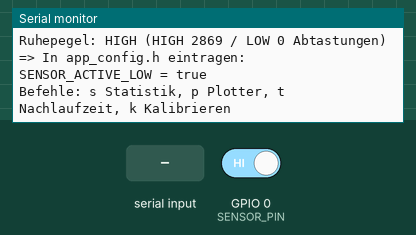
A sketch run on a simulated ESP32-C3. Shown: the last lines printed to the serial monitor. The inputs (shaded band) are chosen by the test bench; at power-on: GPIO 0 (SENSOR_PIN) HIGH.

Above: at 5.7 s.
5.8 s: GPIO 0 (SENSOR_PIN) driven LOW
At 7.3 s:
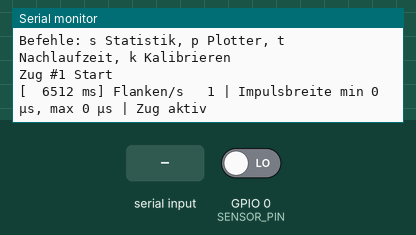
8.0 s: "p" received over Serial
At 8.8 s:
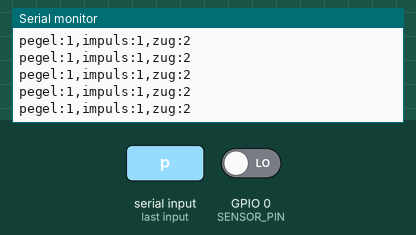
9.9 s: "t" received over Serial
12.3 s: GPIO 0 (SENSOR_PIN) driven HIGH
At 13.0 s:
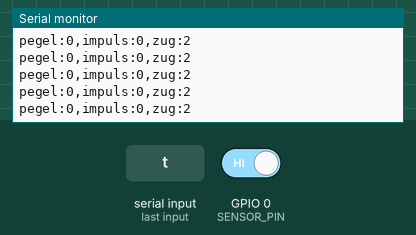
15.2 s: "p" received over Serial
At 16.4 s:
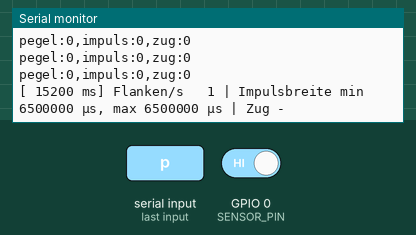
16.7 s: GPIO 0 (SENSOR_PIN) driven LOW
At 18.0 s:
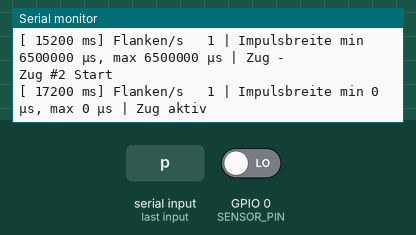
Timing chart, 0 to 19.7 s (numbered marks = the images above; inputs shaded):
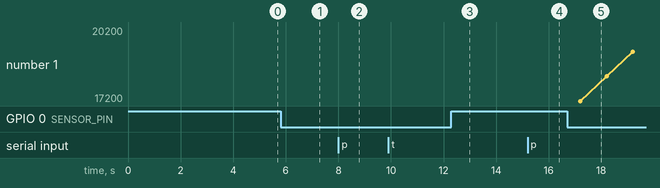

Measured:
- after the input at 5.8 s, the serial monitor: prints a new line at once (image 1)
- after the input at 8.0 s, the serial monitor: prints a new line at once (image 2)
- after the input at 12.3 s, the serial monitor: prints a new line at once (image 3)
- after the input at 15.2 s, the serial monitor: prints a new line at once (image 4)
- after the input at 16.7 s, the serial monitor: prints a new line at once (image 5)

The sketch:

B0_SensorTest.ino
```cpp
// B0 – Sensortest SW-420 (Wegwerfcode, nicht Teil der Firmware)
//
// Prüft: Ruhepegel / Polarität (T-HW-04), Impulsbreiten, und ob Züge durch das
// Glas überhaupt erkannt werden (R-02). Die Zugerkennung entspricht dem Plan
// (04 §4): Latch in der ISR, Auswertung alle 10 ms, Zugende nach TAIL_MS ohne Impuls.
//
// Bedienung über den seriellen Monitor (115200 Baud, Zeilenende egal):
//   s  1-s-Statistik ein/aus (Flanken, Pegel, Impulsbreiten)
//   p  Plotter-Ausgabe ein/aus (für den seriellen Plotter, alle 10 ms)
//   t  Nachlaufzeit umschalten: 500 / 1000 / 1500 / 2000 ms
//   k  Ruhepegel neu kalibrieren (Sensor 3 s nicht berühren)

#include <Arduino.h>

constexpr uint8_t  SENSOR_PIN     = 0;      // GPIO0, siehe 02 §2
constexpr uint32_t EVAL_MS        = 10;
constexpr uint32_t CALIB_MS       = 3000;
constexpr uint32_t STUCK_MS       = 5000;
constexpr uint32_t MAX_PULL_MS    = 60000;
constexpr uint32_t TAIL_OPTIONS[] = {500, 1000, 1500, 2000};

volatile bool     activeLevel   = LOW;      // wird kalibriert
volatile bool     latch         = false;
volatile uint32_t edgeCount     = 0;
volatile uint32_t activeSinceUs = 0;
volatile bool     inPulse       = false;
volatile uint32_t minPulseUs    = UINT32_MAX;
volatile uint32_t maxPulseUs    = 0;

uint8_t  tailIdx   = 1;
bool     showStats = true;
bool     showPlot  = false;

enum class State { Idle, Active };
State    state       = State::Idle;
uint32_t pullStart   = 0;
uint32_t lastPulse   = 0;
uint32_t pullEdges0  = 0;
uint32_t pullNo      = 0;
bool     waitQuiet   = false;   // nach Maximaldauer erst Ruhe abwarten
uint32_t nextEval    = 0;
uint32_t nextStats   = 0;
uint32_t statEdges0  = 0;
uint32_t activeSince = 0;       // Dauer-aktiv-Erkennung
bool     stuckWarned = false;

void IRAM_ATTR onSensorChange() {
  const uint32_t t = micros();
  const bool lvl = digitalRead(SENSOR_PIN);
  edgeCount++;
  if (lvl == activeLevel) {
    latch = true;
    inPulse = true;
    activeSinceUs = t;
  } else if (inPulse) {
    const uint32_t w = t - activeSinceUs;
    if (w < minPulseUs) minPulseUs = w;
    if (w > maxPulseUs) maxPulseUs = w;
    inPulse = false;
  }
}

void calibrate() {
  detachInterrupt(digitalPinToInterrupt(SENSOR_PIN));
  Serial.println(F("\nKalibrierung: Sensor 3 s nicht berühren ..."));
  uint32_t high = 0, low = 0;
  const uint32_t t0 = millis();
  while ((uint32_t)(millis() - t0) < CALIB_MS) {
    if (digitalRead(SENSOR_PIN)) high++; else low++;
    delay(1);
  }
  const bool idleHigh = high >= low;
  activeLevel = idleHigh ? LOW : HIGH;
  Serial.printf("Ruhepegel: %s (HIGH %lu / LOW %lu Abtastungen)\n",
                idleHigh ? "HIGH" : "LOW", (unsigned long)high, (unsigned long)low);
  Serial.printf("=> In app_config.h eintragen: SENSOR_ACTIVE_LOW = %s\n",
                idleHigh ? "true" : "false");
  if (high && low) {
    Serial.println(F("Hinweis: Pegel hat in der Ruhe gewechselt. Poti am SW-420 etwas unempfindlicher drehen."));
  }
  noInterrupts();
  latch = false; inPulse = false; minPulseUs = UINT32_MAX; maxPulseUs = 0;
  interrupts();
  attachInterrupt(digitalPinToInterrupt(SENSOR_PIN), onSensorChange, CHANGE);
  state = State::Idle;
  waitQuiet = false;
}

void handleSerial() {
  while (Serial.available()) {
    switch (Serial.read()) {
      case 's': showStats = !showStats; break;
      case 'p': showPlot = !showPlot; break;
      case 't':
        tailIdx = (tailIdx + 1) % (sizeof(TAIL_OPTIONS) / sizeof(TAIL_OPTIONS[0]));
        Serial.printf("Nachlaufzeit: %lu ms\n", (unsigned long)TAIL_OPTIONS[tailIdx]);
        break;
      case 'k': calibrate(); break;
      default: break;
    }
  }
}

void endPull(uint32_t now, bool truncated) {
  const uint32_t edges = edgeCount - pullEdges0;
  Serial.printf("Zug #%lu Ende: Dauer %lu ms (Signal %lu ms + Nachlauf %lu ms), %lu Flanken%s\n",
                (unsigned long)pullNo, (unsigned long)(now - pullStart),
                (unsigned long)(lastPulse - pullStart), (unsigned long)(now - lastPulse),
                (unsigned long)edges, truncated ? ", MAXIMALDAUER erreicht" : "");
  state = State::Idle;
  waitQuiet = truncated;
}

void evaluate(uint32_t now) {
  const bool levelActive = digitalRead(SENSOR_PIN) == activeLevel;
  noInterrupts();
  const bool pulse = levelActive || latch;
  latch = false;
  interrupts();

  // Dauer-aktiv-Erkennung (04 §4.3)
  if (levelActive) {
    if (!activeSince) activeSince = now ? now : 1;
    if (!stuckWarned && (uint32_t)(now - activeSince) >= STUCK_MS) {
      Serial.println(F("WARNUNG: Sensor seit 5 s dauerhaft aktiv. Poti unempfindlicher drehen oder Polarität prüfen."));
      stuckWarned = true;
    }
  } else {
    activeSince = 0;
    stuckWarned = false;
  }

  const uint32_t tail = TAIL_OPTIONS[tailIdx];
  if (state == State::Idle) {
    if (waitQuiet) {
      if (pulse) lastPulse = now;
      else if ((uint32_t)(now - lastPulse) >= tail) waitQuiet = false;
    } else if (pulse) {
      state = State::Active;
      pullStart = lastPulse = now;
      pullEdges0 = edgeCount;
      pullNo++;
      Serial.printf("Zug #%lu Start\n", (unsigned long)pullNo);
    }
  } else {
    if (pulse) lastPulse = now;
    if ((uint32_t)(now - lastPulse) >= tail) endPull(now, false);
    else if ((uint32_t)(now - pullStart) >= MAX_PULL_MS) endPull(now, true);
  }

  if (showPlot) {
    Serial.printf("pegel:%d,impuls:%d,zug:%d\n", levelActive ? 1 : 0, pulse ? 1 : 0,
                  state == State::Active ? 2 : 0);
  }
}

void printStats(uint32_t now) {
  noInterrupts();
  const uint32_t edges = edgeCount;
  const uint32_t mn = minPulseUs, mx = maxPulseUs;
  minPulseUs = UINT32_MAX; maxPulseUs = 0;
  interrupts();
  const uint32_t perSec = edges - statEdges0;
  statEdges0 = edges;
  if (perSec == 0 && state == State::Idle) return;   // Ruhe nicht protokollieren
  Serial.printf("[%6lu ms] Flanken/s %3lu | Impulsbreite min %lu µs, max %lu µs | Zug %s\n",
                (unsigned long)now, (unsigned long)perSec,
                (unsigned long)(mn == UINT32_MAX ? 0 : mn), (unsigned long)mx,
                state == State::Active ? "aktiv" : "-");
}

void setup() {
  Serial.begin(115200);
  delay(1500);   // USB-CDC des ESP32-C3 braucht einen Moment
  Serial.println(F("\n=== B0 Sensortest SW-420 an GPIO0 ==="));
  pinMode(SENSOR_PIN, INPUT_PULLUP);
  calibrate();
  Serial.println(F("Befehle: s Statistik, p Plotter, t Nachlaufzeit, k Kalibrieren"));
  nextEval = nextStats = millis();
}

void loop() {
  handleSerial();
  const uint32_t now = millis();
  if ((int32_t)(now - nextEval) >= 0) {
    evaluate(now);
    nextEval = now + EVAL_MS;   // verspätet: keine Nachholzyklen
  }
  if (showStats && !showPlot && (int32_t)(now - nextStats) >= 0) {
    printStats(now);
    nextStats = now + 1000;
  }
}
```
